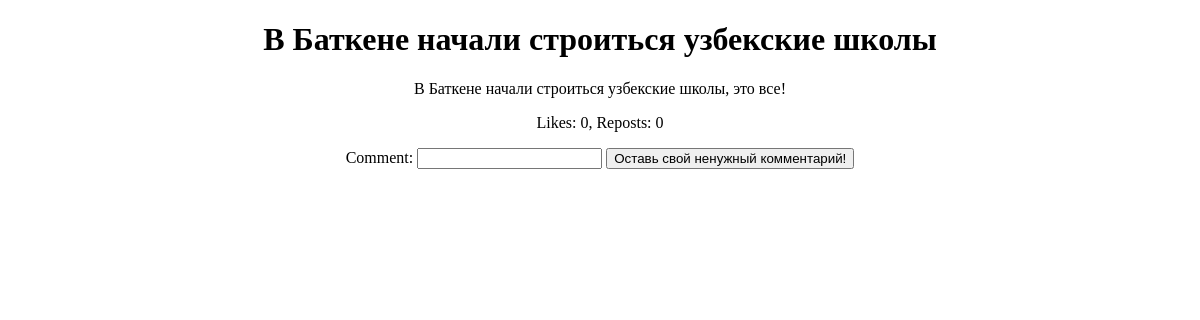
Before: /1/ with the older database file.
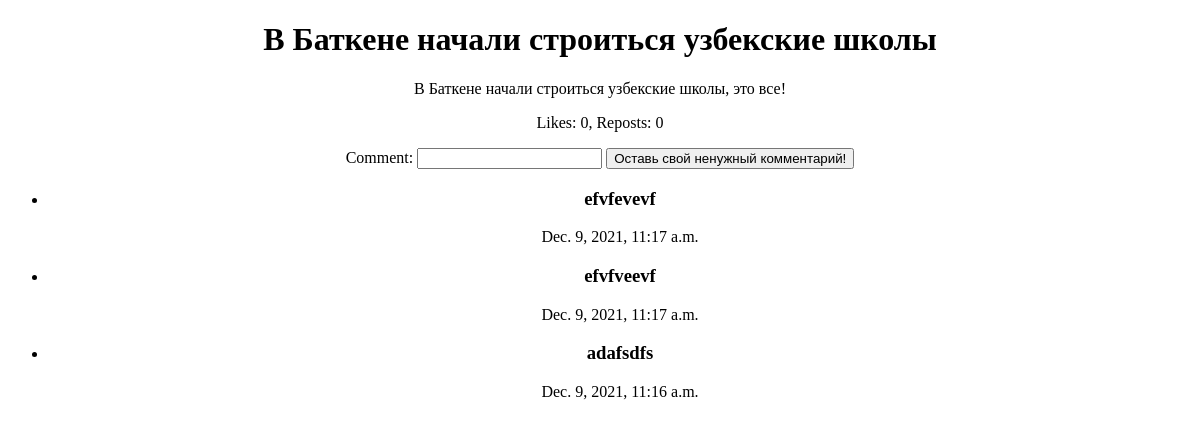
After: the same page with the newer database file.
### post/models.py (models this page shows)
class BlogPost(models.Model):
    title = models.CharField(max_length=150)
    description = models.TextField()
    image = models.FileField(upload_to="post_images/")
    likes = models.IntegerField(default=0)
    reposts = models.IntegerField(default=0)

class Comment(models.Model):
    text = models.CharField(max_length=150)
    date = models.DateTimeField(auto_now_add=True)
    post = models.ForeignKey(BlogPost, on_delete=models.CASCADE)

### post/views.py (the view)
# urls.py: path("<int:pk>/", views.post_detail, name="post-detail"),
def post_detail(request, pk):
    post: BlogPost = BlogPost.objects.get(pk=pk)
    comments = Comment.objects.filter(post_id=pk).order_by("-date")
    return render(request, "blog_detail.html", context={"post": post, "comments": comments})

### templates/blog_detail.html (shortened to what this page needs)
<!DOCTYPE html>
<html lang="en">
<head>
</head>
<body style="text-align: center;">
    <h1>{{ post.title }}</h1>
    <p>
      {{ post.description }}
    </p>
    <p>
      Likes: {{ post.likes }}, Reposts: {{ post.likes }}
    </p>
    <form action="/blog/{{ post.id }}/comment/" method="post">
        <label>
            Comment:
            <input name="text" type="text">
        </label>
        <input value="Оставь свой ненужный комментарий!" type="submit">
    </form>
<ul>
    {% for i in comments %}
        <li>
            <h3>{{ i.text }}</h3><span>{{ i.date }}</span>
        </li>
    {% endfor %}
</ul>
</body>
</html>

Changed rows visible on the page:
added Comment: text "efvfevevf", date "Dec. 9, 2021, 11:17 a.m."
added Comment: text "efvfveevf", date "Dec. 9, 2021, 11:17 a.m."
added Comment: text "adafsdfs", date "Dec. 9, 2021, 11:16 a.m."
